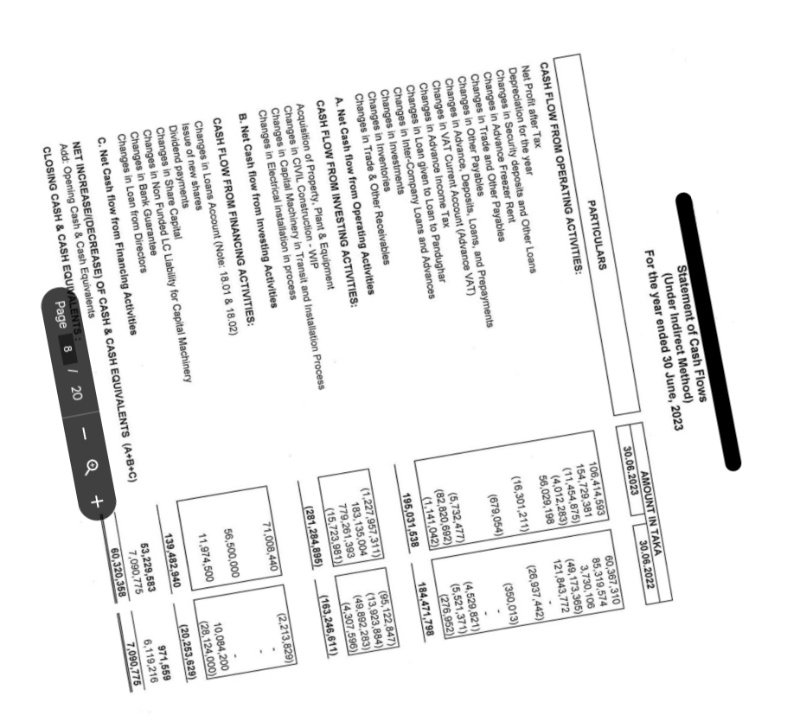
#> input picture src/utils/output_image/DeskewedImage.jpg, 800 x 728 px, given in place of Screenshot from 2025-04-06 11-27-03.png, which was not available
$ python ImageRotation.py   (older library calls are emulated)
#> lines starting #> are read from the running program, lines starting #| are printed output that depends on the picture; after the words box and inside, x2 and y2 are one past the last pixel; in counts of white or black regions, pixels touching at a corner belong together; long printed decimals are rounded; pictures that were not available may be replaced by others from this repository, and a replacement may not be noted
import cv2
import numpy as np

debug = True

#Display image
def display(img, frameName="OpenCVImage.jpg"):
    if not debug:
        return
    h, w = img.shape[0:2]
    neww = 800
    newh = int(neww*(h/w))
    img = cv2.resize(img, (neww, newh))
    cv2.imwrite(f"output_image/{frameName}", img)
    cv2.waitKey(0)

#rotate the image with given theta value
def rotate(img, theta):
    rows, cols = img.shape[0], img.shape[1]
    image_center = (cols/2, rows/2)

    M = cv2.getRotationMatrix2D(image_center,theta,1)

    abs_cos = abs(M[0,0])
    abs_sin = abs(M[0,1])

    bound_w = int(rows * abs_sin + cols * abs_cos)
    bound_h = int(rows * abs_cos + cols * abs_sin)

    M[0, 2] += bound_w/2 - image_center[0]
    M[1, 2] += bound_h/2 - image_center[1]

    # rotate orignal image to show transformation
    rotated = cv2.warpAffine(img,M,(bound_w,bound_h),borderValue=(255,255,255))
    return rotated


def slope(x1, y1, x2, y2):
    if x1 == x2:
        return 0
    slope = (y2-y1)/(x2-x1)
    theta = np.rad2deg(np.arctan(slope))
    return theta


def main(filePath):
    img = cv2.imread(filePath)
#> img is the input picture: shape (728, 800, 3); min 0, max 255, mean 237.6
    textImg = img.copy()

    small = cv2.cvtColor(textImg, cv2.COLOR_BGR2GRAY)

    #find the gradient map
    kernel = cv2.getStructuringElement(cv2.MORPH_ELLIPSE, (3, 3))
    grad = cv2.morphologyEx(small, cv2.MORPH_GRADIENT, kernel)
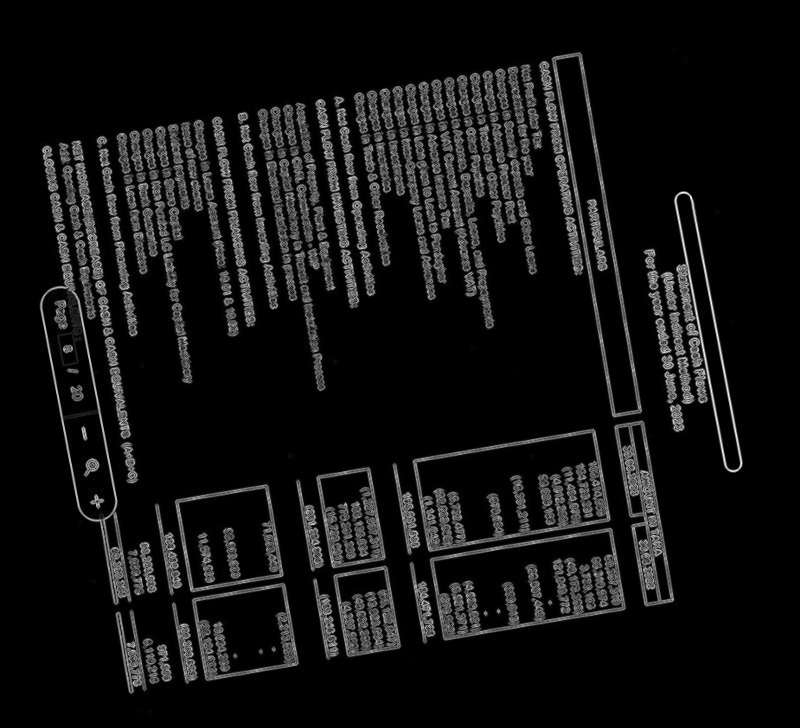
#> grad: shape (728, 800); min 0, max 253, mean 18.1

    display(grad, "grad.jpg")

    #Binarize the gradient image
    _, bw = cv2.threshold(grad, 0.0, 255.0, cv2.THRESH_BINARY | cv2.THRESH_OTSU)
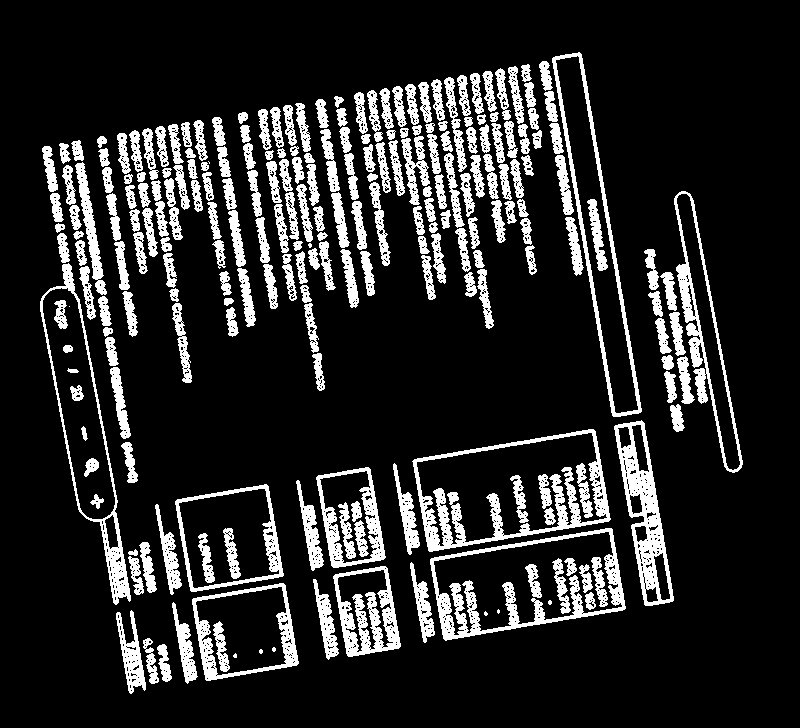
#> bw: shape (728, 800); 15.7% white; 236 white regions (9 under 20 px), largest, box (x1, y1, x2, y2) and area: (412, 429, 611, 552) 5103, (430, 528, 626, 641) 4447, (614, 420, 674, 606) 3825
    display(bw, 'bw.jpg')

    #connect horizontally oriented regions
    #kernal value (9,1) can be changed to improved the text detection
    kernel = cv2.getStructuringElement(cv2.MORPH_RECT, (9, 1))
    connected = cv2.morphologyEx(bw, cv2.MORPH_CLOSE, kernel)
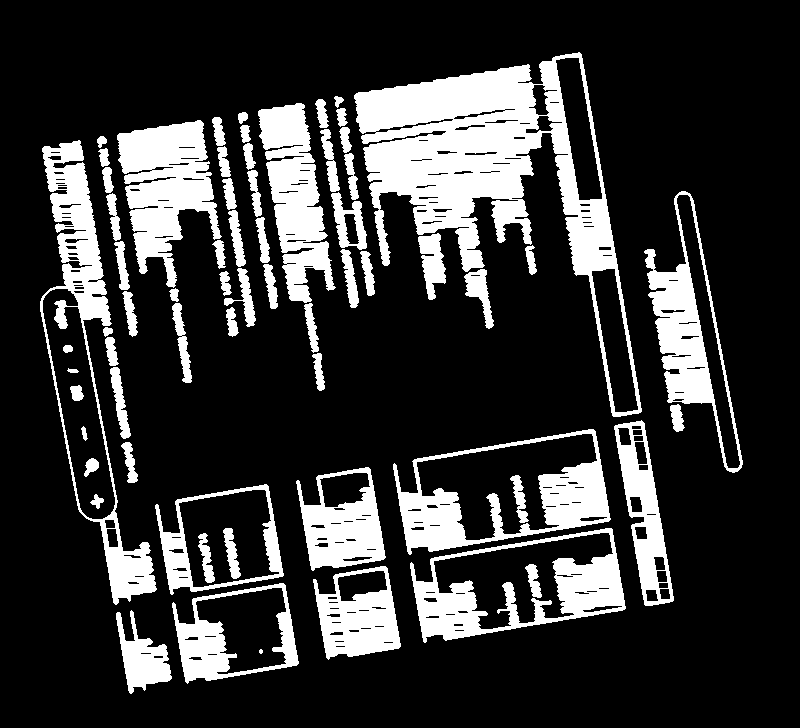
#> connected: shape (728, 800); 21% white; 65 white regions (1 under 20 px)
    display(connected, 'connected.jpg')

    # using RETR_EXTERNAL instead of RETR_CCOMP
    # _ , contours, hierarchy = cv2.findContours(connected.copy(), cv2.RETR_EXTERNAL, cv2.CHAIN_APPROX_NONE)
    contours, hierarchy = cv2.findContours(connected.copy(), cv2.RETR_EXTERNAL, cv2.CHAIN_APPROX_NONE) #opencv >= 4.0
#> contours = 54 contours; largest, box (x1, y1, x2, y2) and area: (354, 52, 642, 417) 37674, (393, 429, 611, 555) 18432, (40, 140, 157, 605) 17634, (410, 528, 626, 643) 16470, (644, 191, 743, 473) 10564


    mask = np.zeros(bw.shape, dtype=np.uint8)
    #display(mask)
    #cumulative theta value
    cummTheta = 0
    #number of detected text regions
    ct = 0
    for idx in range(len(contours)):
        x, y, w, h = cv2.boundingRect(contours[idx])
        mask[y:y+h, x:x+w] = 0
        #fill the contour
        cv2.drawContours(mask, contours, idx, (255, 255, 255), -1)
        #display(mask)
        #ratio of non-zero pixels in the filled region
        r = float(cv2.countNonZero(mask[y:y+h, x:x+w])) / (w * h)

        #assume at least 45% of the area is filled if it contains text
        if r > 0.45 and w > 8 and h > 8:
            #cv2.rectangle(textImg, (x1, y), (x+w-1, y+h-1), (0, 255, 0), 2)

            rect = cv2.minAreaRect(contours[idx])
            box = cv2.boxPoints(rect)
            box = np.int0(box)
            cv2.drawContours(textImg,[box],0,(0,0,255),2)

            #we can filter theta as outlier based on other theta values
            #this will help in excluding the rare text region with different orientation from ususla value
            theta = slope(box[0][0], box[0][1], box[1][0], box[1][1])
            cummTheta += theta
            ct +=1
#> this loop made 54 passes
#> (x, y, w, h, r, rect, box) on passes 1 to 5: (116, 610, 56, 84, 0.474, ((143.8, 649.2), (44.88, 82.2), -9.46), [[128, 693], [114, 612], [159, 604], [172, 686]]), (172, 583, 127, 101, 0.719, ((234.8, 633.1), (115.5, 84.19), -9.58), [[184, 684], [170, 601], [284, 582], [298, 665]]), (313, 566, 88, 94, 0.723, ((356.4, 612.7), (75.75, 84.06), -9.73), [[326, 660], [311, 577], [386, 564], [400, 647]]), (410, 528, 216, 115, 0.675, ((517.2, 585.2), (206, 84.3), -9.63), [[422, 643], [408, 560], [611, 526], [625, 609]]), (155, 484, 129, 111, 0.714, ((218.9, 539.4), (115.4, 94.32), -9.69), [[169, 595], [154, 502], [267, 483], [283, 576]])
#> (x, y, w, h, r) on passes 11, 17, 21, 22, 34, 42: (110, 367, 21, 72, 0.431), (172, 303, 20, 80, 0.412), (464, 269, 30, 60, 0.435), (224, 268, 32, 59, 0.314), (644, 191, 99, 282, 0.393), (40, 140, 117, 465, 0.337)
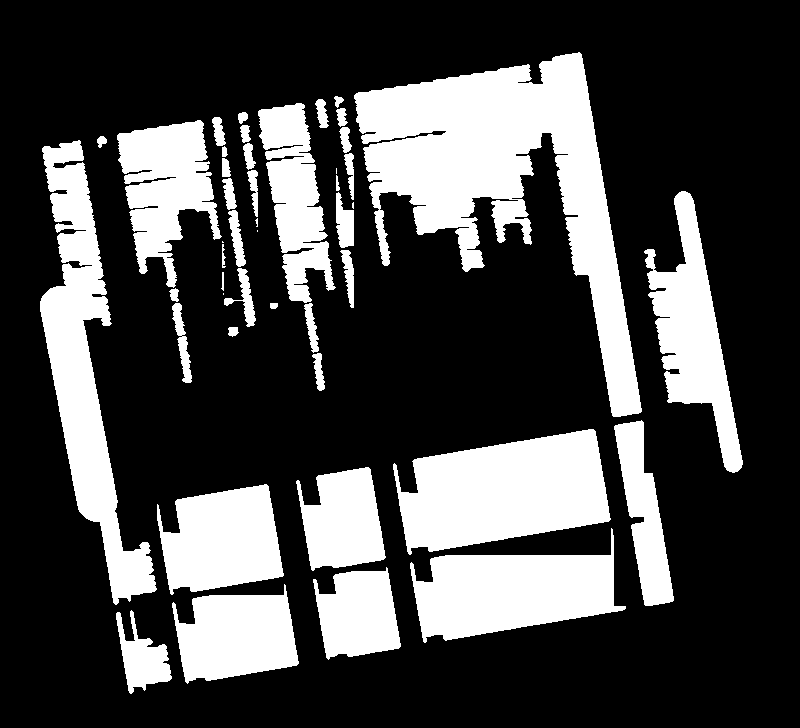
#> mask: shape (728, 800); 28.2% white; 46 white regions (6 under 20 px), largest, box (x1, y1, x2, y2) and area: (354, 52, 642, 417) 38793, (393, 429, 611, 555) 18757, (40, 140, 157, 605) 18329
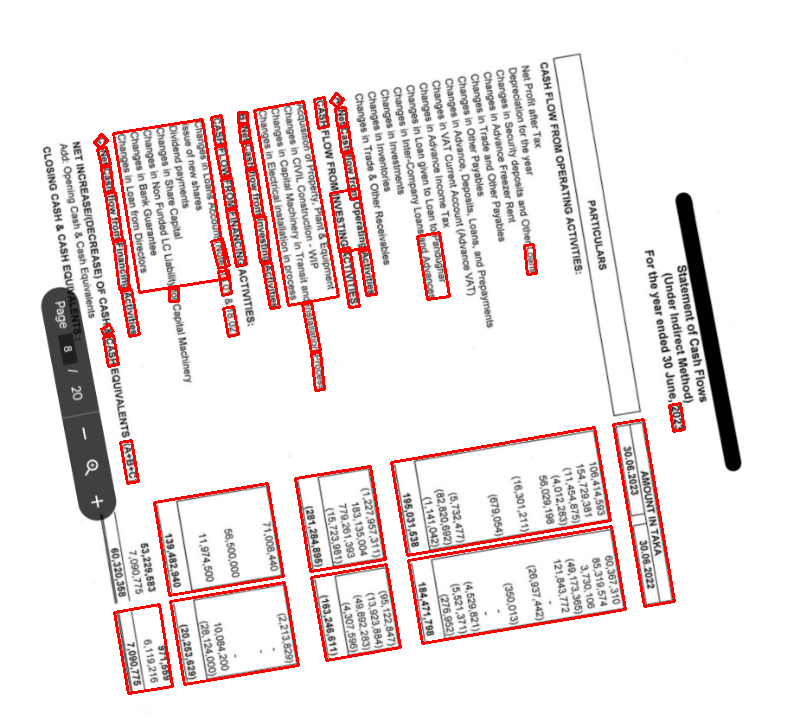
#> textImg: shape (728, 800, 3); 3.68% of pixels changed, all inside (x1, y1, x2, y2) = (93, 92, 686, 695)
#> after the loop, ct = 46; cummTheta = 3471.4
            #print("Theta", theta)

    #find the average of all cumulative theta value
    orientation = cummTheta/ct
#> orientation = 75.47
    print("Image orientation in degress: ", orientation)
#| Image orientation in degress:  75.465
    finalImage = rotate(img, orientation)
#> in rotate, `M = cv2.getRotationMatrix2D(image_center,theta,1)`: M = [[0.251, 0.968, -52.74], [-0.968, 0.251, 659.8]]
#> in rotate, `abs_cos = abs(M[0,0])`: abs_cos = 0.251
#> in rotate, `abs_sin = abs(M[0,1])`: abs_sin = 0.968
#> in rotate, `bound_w = int(rows * abs_sin + cols * abs_cos)`: bound_w = 905
#> in rotate, `bound_h = int(rows * abs_cos + cols * abs_sin)`: bound_h = 957
#> in rotate, `rotated = cv2.warpAffine(img,M,(bound_w,bound_h),borderValue=(255,255,..`:
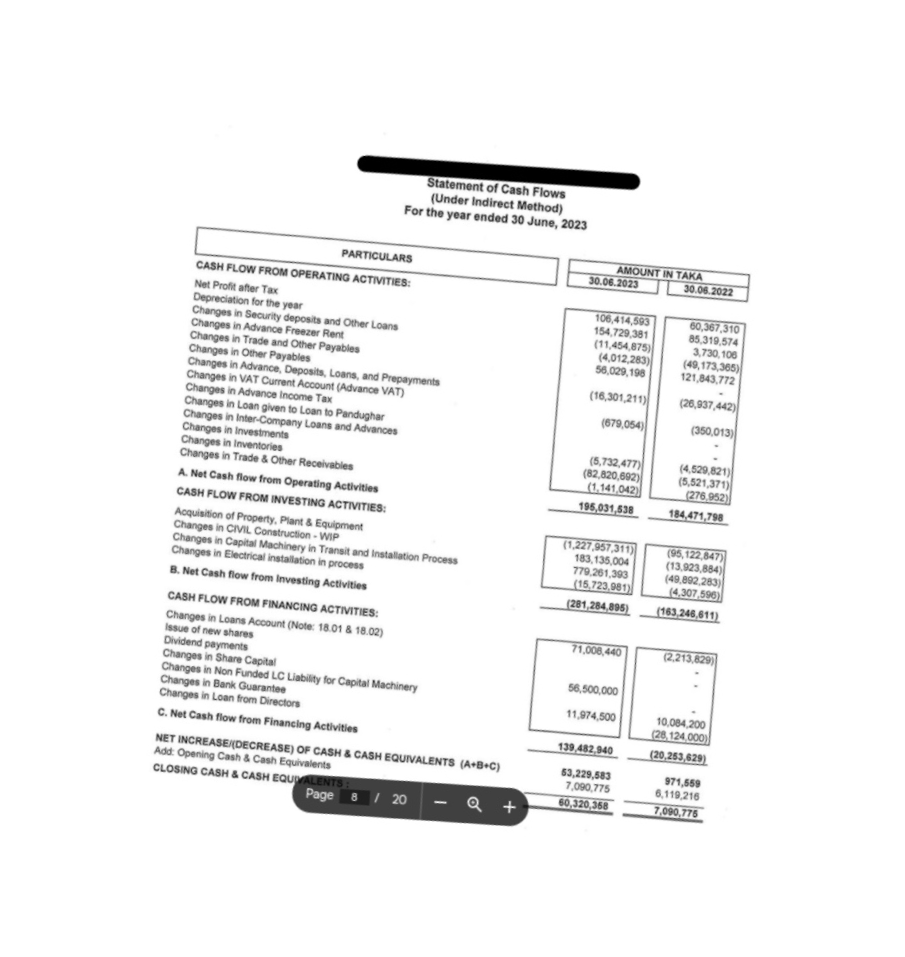
#> rotated: shape (957, 905, 3); min 0, max 255, mean 243.3
    display(textImg, "DetectdTextminimumbounding box.jpg")
    display(finalImage, "DeskewedImage.jpg")

if __name__ == "__main__":
    filePath = '/home/sourav/workspace/CreditScoring-refined-/data/idlc/Screenshot from 2025-04-06 11-27-03.png'
    main(filePath)
